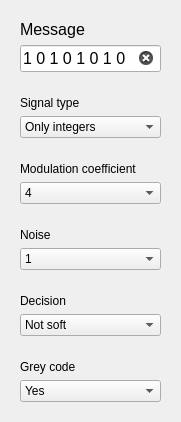
                <widget class="QWidget" name="scrollAreaWidgetContents_QAM">
                 <property name="geometry">
                  <rect>
                   <x>0</x>
                   <y>0</y>
                   <width>161</width>
                   <height>422</height>
                  </rect>
                 </property>
                 <layout class="QVBoxLayout" name="verticalLayout_14">
                  <item>
                   <widget class="QWidget" name="message_QAM" native="true">
                    <layout class="QVBoxLayout" name="verticalLayout_15">
                     <item>
                      <widget class="QLabel" name="message_QAM_lable">
                       <property name="font">
                        <font>
                         <pointsize>12</pointsize>
                        </font>
                       </property>
                       <property name="text">
                        <string>Message</string>
                       </property>
                      </widget>
                     </item>
                     <item>
                      <widget class="QLineEdit" name="QAM_input">
                       <property name="font">
                        <font>
                         <pointsize>12</pointsize>
                        </font>
                       </property>
                       <property name="text">
                        <string>1 0 1 0 1 0 1 0</string>
                       </property>
                       <property name="frame">
                        <bool>true</bool>
                       </property>
                       <property name="clearButtonEnabled">
                        <bool>true</bool>
                       </property>
                      </widget>
                     </item>
                    </layout>
                   </widget>
                  </item>
                  <item>
                   <widget class="QWidget" name="type_signal_wid_QAM" native="true">
                    <property name="minimumSize">
                     <size>
                      <width>0</width>
                      <height>60</height>
                     </size>
                    </property>
                    <layout class="QVBoxLayout" name="verticalLayout_2">
                     <item>
                      <widget class="QLabel" name="signal_type_mess_QAM">
                       <property name="minimumSize">
                        <size>
                         <width>0</width>
                         <height>10</height>
                        </size>
                       </property>
                       <property name="text">
                        <string>Signal type</string>
                       </property>
                      </widget>
                     </item>
                     <item>
                      <widget class="QComboBox" name="combobox_signal_type_QAM">
                       <item>
                        <property name="text">
                         <string>Only integers</string>
                        </property>
                       </item>
                       <item>
                        <property name="text">
                         <string>Binary code</string>
                        </property>
                       </item>
                       <item>
                        <property name="text">
                         <string>Message with letters</string>
                        </property>
                       </item>
                      </widget>
                     </item>
                    </layout>
                   </widget>
                  </item>
                  <item>
                   <widget class="QWidget" name="mod_wid_QAM" native="true">
                    <property name="minimumSize">
                     <size>
                      <width>0</width>
                      <height>60</height>
                     </size>
                    </property>
                    <layout class="QVBoxLayout" name="verticalLayout_4">
                     <item>
                      <widget class="QLabel" name="mod_label_QAM">
                       <property name="text">
                        <string>Modulation coefficient</string>
                       </property>
                      </widget>
                     </item>
                     <item>
                      <widget class="QComboBox" name="combobox_coef_QAM">
                       <item>
                        <property name="text">
                         <string>4</string>
                        </property>
                       </item>
                       <item>
                        <property name="text">
                         <string>16</string>
                        </property>
                       </item>
                       <item>
                        <property name="text">
                         <string>64</string>
                        </property>
                       </item>
                       <item>
                        <property name="text">
                         <string>256</string>
                        </property>
                       </item>
                      </widget>
                     </item>
                    </layout>
                   </widget>
                  </item>
                  <item>
                   <widget class="QWidget" name="noise_wid_QAM" native="true">
                    <property name="minimumSize">
                     <size>
                      <width>0</width>
                      <height>60</height>
                     </size>
                    </property>
                    <layout class="QVBoxLayout" name="verticalLayout_5">
                     <item>
                      <widget class="QLabel" name="noise_label_QAM">
                       <property name="text">
                        <string>Noise</string>
                       </property>
                      </widget>
                     </item>
                     <item>
                      <widget class="QComboBox" name="combobox_noise_QAM">
                       <item>
                        <property name="text">
                         <string>1</string>
                        </property>
                       </item>
                       <item>
                        <property name="text">
                         <string>10</string>
                        </property>
                       </item>
                       <item>
                        <property name="text">
                         <string>20</string>
                        </property>
                       </item>
                       <item>
                        <property name="text">
                         <string>30</string>
                        </property>
                       </item>
                       <item>
                        <property name="text">
                         <string>40</string>
                        </property>
                       </item>
                       <item>
                        <property name="text">
                         <string>50</string>
                        </property>
                       </item>
                       <item>
                        <property name="text">
                         <string>60</string>
                        </property>
                       </item>
                       <item>
                        <property name="text">
                         <string>70</string>
                        </property>
                       </item>
                       <item>
                        <property name="text">
                         <string>80</string>
                        </property>
                       </item>
                       <item>
                        <property name="text">
                         <string>90</string>
                        </property>
                       </item>
                       <item>
                        <property name="text">
                         <string>100</string>
                        </property>
                       </item>
                       <item>
                        <property name="text">
                         <string>200</string>
                        </property>
                       </item>
                       <item>
                        <property name="text">
                         <string>500</string>
                        </property>
                       </item>
                      </widget>
                     </item>
                    </layout>
                   </widget>
                  </item>
                  <item>
                   <widget class="QWidget" name="decision_wid_QAM" native="true">
                    <property name="minimumSize">
                     <size>
                      <width>0</width>
                      <height>60</height>
                     </size>
                    </property>
                    <layout class="QVBoxLayout" name="verticalLayout_6">
                     <item>
                      <widget class="QLabel" name="decision_label_QAM">
                       <property name="text">
                        <string>Decision</string>
                       </property>
                      </widget>
                     </item>
                     <item>
                      <widget class="QComboBox" name="combobox_decision_QAM">
                       <item>
                        <property name="text">
                         <string>Not soft</string>
                        </property>
                       </item>
                       <item>
                        <property name="text">
                         <string>Soft</string>
                        </property>
                       </item>
                      </widget>
                     </item>
                    </layout>
                   </widget>
                  </item>
                  <item>
                   <widget class="QWidget" name="grey_wid_QAM" native="true">
                    <property name="minimumSize">
                     <size>
                      <width>0</width>
                      <height>60</height>
                     </size>
                    </property>
                    <layout class="QVBoxLayout" name="verticalLayout_7">
                     <item>
                      <widget class="QLabel" name="grey_label_QAM">
                       <property name="text">
                        <string>Grey code</string>
                       </property>
                      </widget>
                     </item>
                     <item>
                      <widget class="QComboBox" name="combobox_grey_QAM">
                       <item>
                        <property name="text">
                         <string>Yes</string>
                        </property>
                       </item>
                       <item>
                        <property name="text">
                         <string>No</string>
                        </property>
                       </item>
                      </widget>
                     </item>
                    </layout>
                   </widget>
                  </item>
                  <item>
                   <spacer name="verticalSpacer_4">
                    <property name="orientation">
                     <enum>Qt::Vertical</enum>
                    </property>
                    <property name="sizeHint" stdset="0">
                     <size>
                      <width>20</width>
                      <height>40</height>
                     </size>
                    </property>
                   </spacer>
                  </item>
                 </layout>
                </widget>
